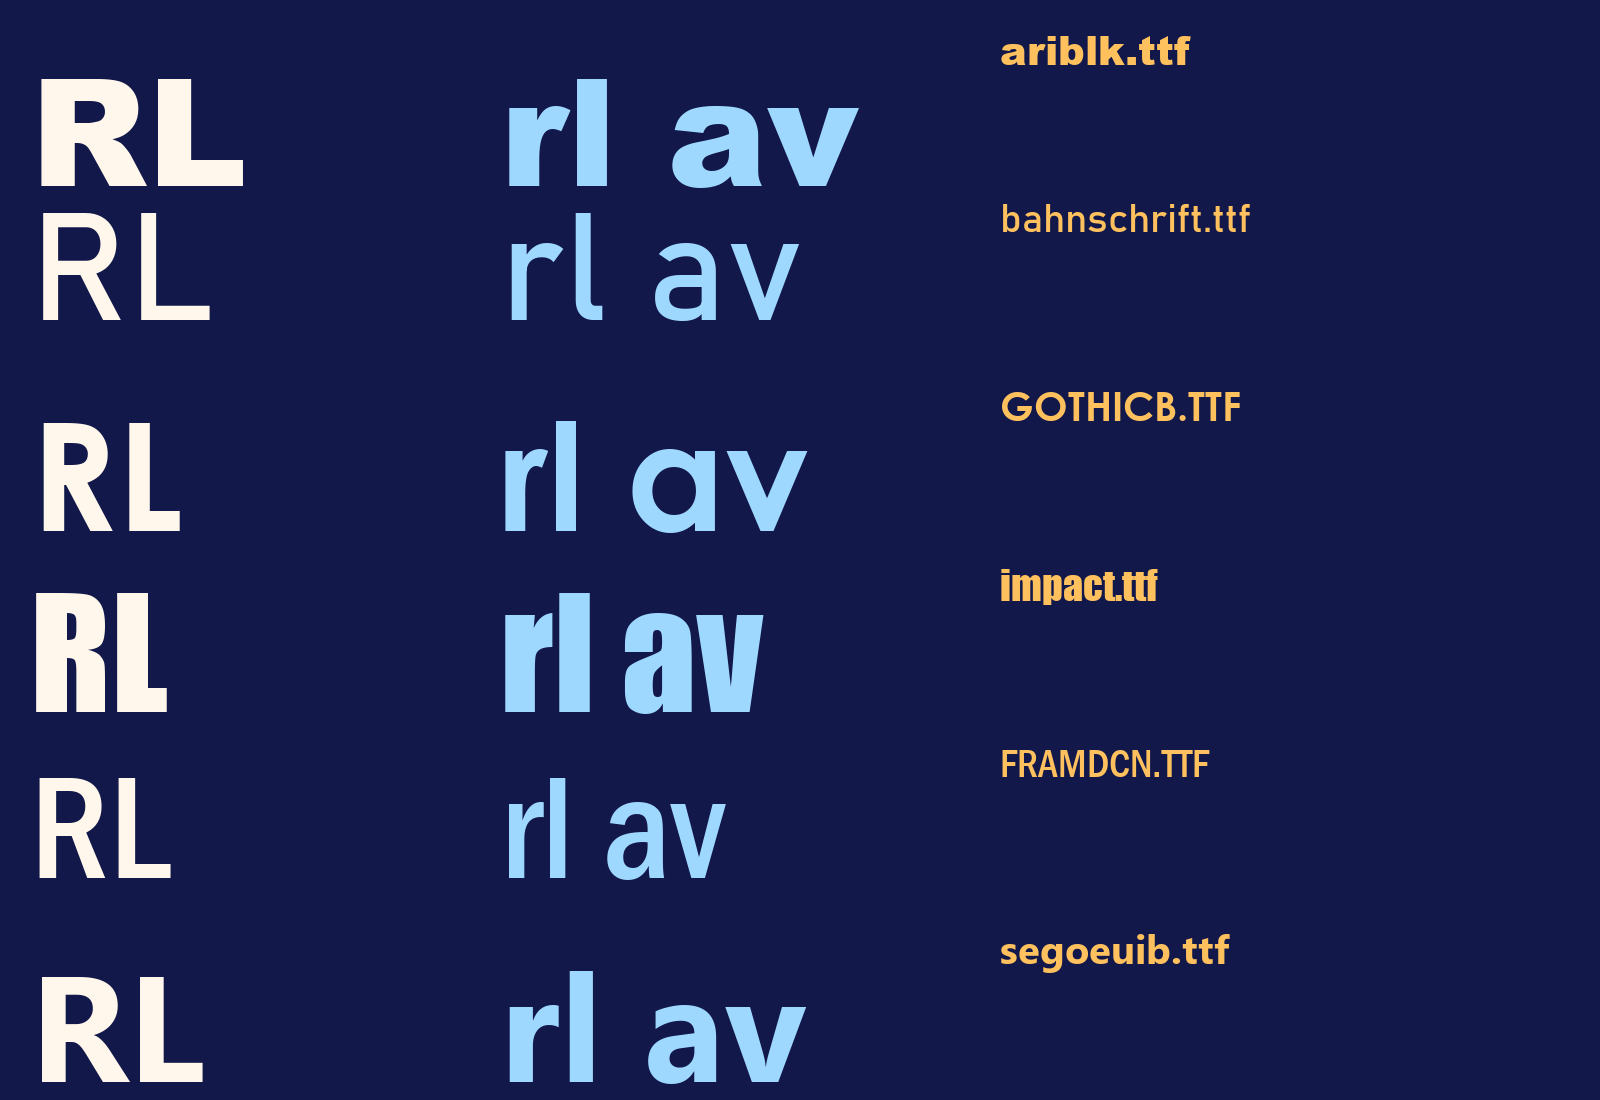

Generate this figure with Python:

import os
from PIL import Image, ImageDraw, ImageFont

fonts = ["ariblk.ttf","bahnschrift.ttf","GOTHICB.TTF","impact.ttf","FRAMDCN.TTF","segoeuib.ttf","HarmonyOS_Sans_SC_Bold.ttf","FRABK.TTF","calibrib.ttf","trebucbd.ttf","verdanab.ttf"]
canvas = Image.new("RGB",(1600,1100),"#12194a")
d = ImageDraw.Draw(canvas)
y_ = 20
for f in fonts:
    p = os.path.join(r"C:\Windows\Fonts", f)
    if not os.path.exists(p): continue
    try:
        ft = ImageFont.truetype(p, 150)
    except Exception as e:
        print("fail",f,e); continue
    d.text((30,y_), "RL", font=ft, fill="#FFF7EC")
    d.text((500,y_), "rl av", font=ft, fill="#9fd8ff")
    d.text((1000,y_), f, font=ImageFont.truetype(p, 40), fill="#ffc15e")
    y_ += 180
canvas.save(r"D:\RTA-hqplayer\res\icon-lab\fonttest.png")
print("ok")
